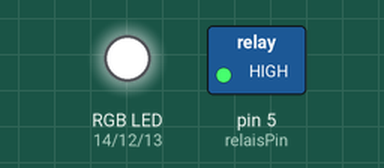
Bench run of a sketch on a simulated Arduino Uno, built with avr-gcc and run on an emulated ATmega328P. Parts: switched loads named in the sketch (green lamp = pin HIGH), an RGB LED mixed from three pins (HIGH = lit). What the sketch prints to the serial monitor is not drawn.

Above: at 0.5 s.
At 3.5 s:
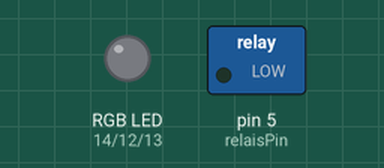
Timing chart, 0 to 4.6 s (numbered marks = the images above):
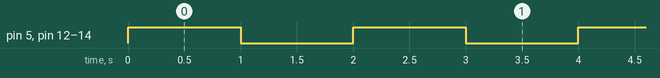

Measured:
- by itself, pin 5 (relaisPin), pin 12 (greenPin), pin 13 (bluePin), pin 14 (redPin): alternates HIGH for 1.0 s and LOW for 1.0 s

The sketch:

relay.ino
```cpp
const int redPin = 14;
const int greenPin = 12;
const int bluePin = 13;

const int relaisPin = 5;

// the setup function runs once when you press reset or power the board
void setup() {
  // initialize digital pin LED_BUILTIN as an output.
  Serial.begin(9600);

  //Relais setup
  pinMode(relaisPin, OUTPUT);

  //LED Setup
  pinMode(redPin, OUTPUT); // sets the redPin to be an output
  pinMode(greenPin, OUTPUT); // sets the greenPin to be an output
  pinMode(bluePin, OUTPUT); // sets the bluePin to be an output

  //color(255,255,255); // turn the RGB LED red
}

// the loop function runs over and over again forever
void loop() {
  Serial.print("Loop start");
  //turn relais and led on
  digitalWrite(relaisPin, HIGH);
  color(1023,1023,1023);
  delay(1000);

  //turn relais and led off
  digitalWrite(relaisPin, LOW);
  color(0,0,0);
  delay(1000);
}


void color (int red, int green, int blue)// the color generating function
{
  analogWrite(redPin, red);
  analogWrite(greenPin, green);
  analogWrite(bluePin, blue);
}
```
